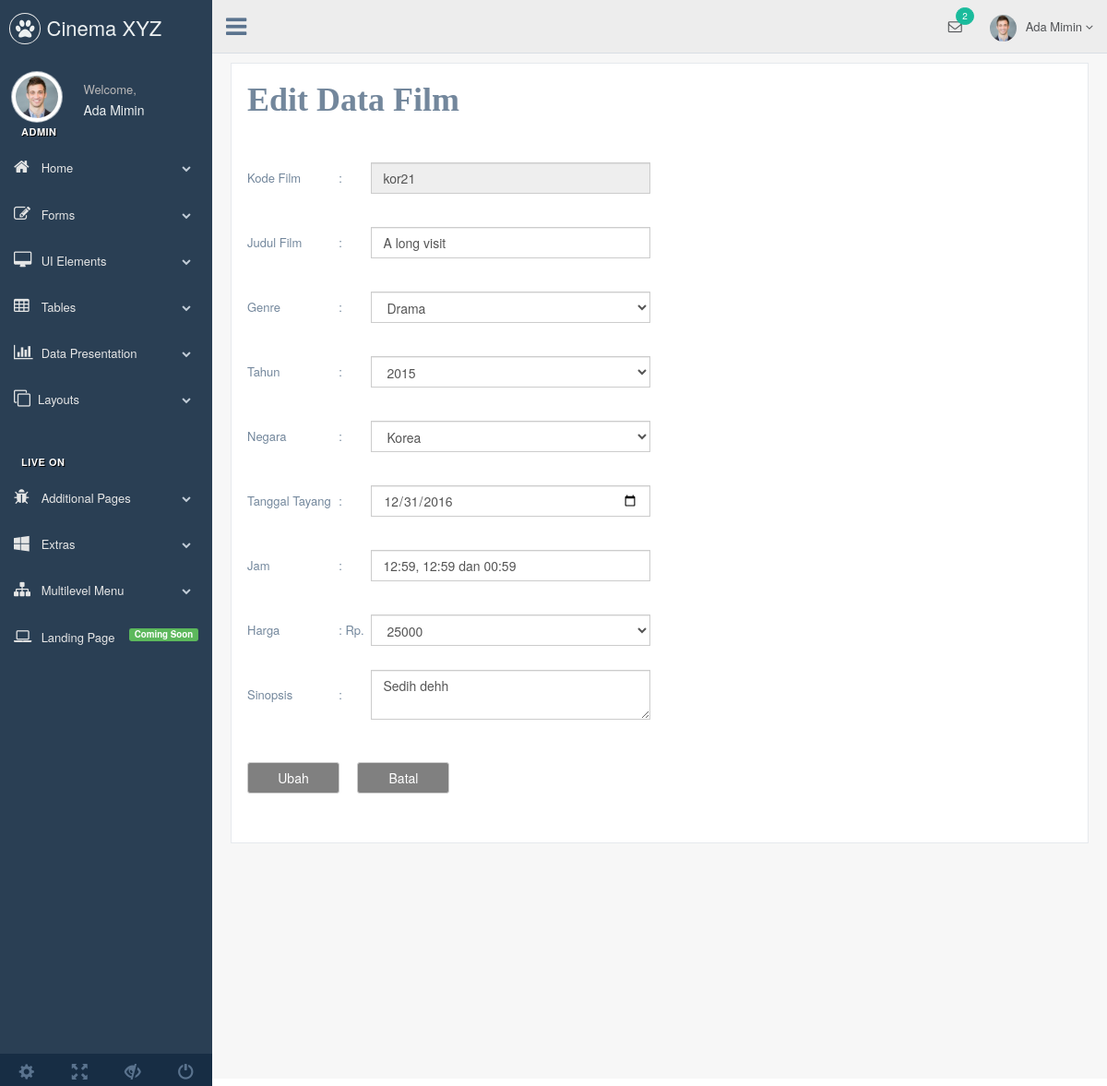
Page /admin/index.php?edit=kor21 (signed in) on the committed database.
### tables this page shows
CREATE TABLE `tb_jadwal` (
  `id_jadwal` int(11) NOT NULL AUTO_INCREMENT,
  `tgl_tayang` date DEFAULT NULL,
  `jam` varchar(40) DEFAULT NULL,
  `kode` varchar(12) DEFAULT NULL,
  `username` varchar(40) DEFAULT NULL,
  PRIMARY KEY (`id_jadwal`)
);

CREATE TABLE `tb_film` (
  `kode` varchar(12) NOT NULL DEFAULT '',
  `judul` varchar(40) NOT NULL DEFAULT '',
  `sinopsis` text,
  `cover` varchar(100) DEFAULT NULL,
  `id_tahun` int(11) DEFAULT NULL,
  `id_negara` int(11) DEFAULT NULL,
  `id_genre` int(11) DEFAULT NULL,
  `id_harga` int(11) DEFAULT NULL,
  PRIMARY KEY (`kode`)
);

CREATE TABLE `tb_genre` (
  `id_genre` int(11) NOT NULL AUTO_INCREMENT,
  `genre` varchar(40) DEFAULT '',
  PRIMARY KEY (`id_genre`)
);

CREATE TABLE `tb_tahun` (
  `id_tahun` int(11) NOT NULL AUTO_INCREMENT,
  `tahun` year(4) NOT NULL DEFAULT '2016',
  PRIMARY KEY (`id_tahun`)
);

CREATE TABLE `tb_negara` (
  `id_negara` int(11) NOT NULL AUTO_INCREMENT,
  `negara` varchar(40) NOT NULL DEFAULT '',
  PRIMARY KEY (`id_negara`)
);

CREATE TABLE `tb_harga` (
  `id_harga` int(11) NOT NULL AUTO_INCREMENT,
  `harga` double DEFAULT NULL,
  PRIMARY KEY (`id_harga`)
);

### admin/core/edit.php (called while the page is built, shortened)
<?php
if(isset($_GET['edit'])){
	$kode=$_GET['edit'];
		$stmt=$conn->query("SELECT * FROM tb_jadwal a INNER JOIN tb_film b ON a.kode = b.kode INNER JOIN tb_tahun c ON b.id_tahun = c.id_tahun INNER JOIN tb_negara d ON b.id_negara = d.id_negara INNER JOIN tb_genre e ON b.id_genre = e.id_genre INNER JOIN tb_harga f ON b.id_harga = f.id_harga WHERE b.kode='$kode'");
		$row=$stmt->fetch_array();
}

### admin/forms/edit_film.php (the view, shortened to what this page needs)
<div class="x_panel">
    <div class="row">
      <div class="col-lg-6 col-md-6 col-sm-6">
          <div class="contact_area">
<form method="POST" enctype="multipart/form-data">
</center><h1 style="font-family:Comic Sans MS"><b>Edit Data Film</b></h1>
<br>
<table border="0">
	<tr height="70">
		<td width="130">Kode Film</td>
		<td width="20">:</td>
		<td width="400"><input class="form-control" type="text" name="kode"  placeholder="Masukkan Kode" required maxlength="11" value="<?php echo $row['kode'] ?>" readonly></td>
	</tr>
	<tr height="70">
		<td width="">Judul Film</td>
		<td width="">:</td>
		<td width=""><input class="form-control" type="text" name="judul" placeholder="Masukkan Judul" required maxlength="50" value="<?php echo $row['judul'] ?>"></td>
	</tr>
	<tr height="70">
		<td width="">Genre</td>
		<td width="">:</td>
		<td width="">
			<select class="form-control" name="idgenre" required>
				<option value="<?php echo $row['id_genre'] ?>"><?php echo $row['genre']; ?></option>
			</select>
		</td>
	</tr>
	<tr height="70">
		<td width="">Tahun</td>
		<td width="">:</td>
		<td width="400">
			<select class="form-control" name="idtahun" required>
				<option value="<?php echo $row['id_tahun'] ?>"><?php echo $row['tahun']; ?></option>
			</select>
		</td>
	</tr>
	<tr height="70">
		<td width="">Negara</td>
		<td width="">:</td>
		<td width="">
			<select class="form-control" name="idnegara" required>
				<option value="<?php echo $row['id_negara'] ?>"><?php echo $row['negara']; ?></option>
			</select>
		</td>
	</tr>
	<tr height="70">
		<td width="">Tanggal Tayang</td>
		<td width="">:</td>
		<td width=""><input class="form-control" type="date" name="tayang" placeholder="Masukkan Tanggal Tayang" value="<?php echo $row['tgl_tayang'] ?>" required></td>
	</tr>
	<tr height="70">
		<td width="">Jam</td>
		<td width="">:</td>
		<td width=""><input  type="text" class="form-control" name="jam" placeholder="Masukkan Jam Tayang" value="<?php echo $row['jam']; ?>" required></td>
	</tr>
	<tr height="70">
		<td width="">Harga</td>
		<td width="40">:&nbsp;Rp.</td>
		<td width="">
			<select class="form-control" name="idharga" required>
				<option value="<?php echo $row['id_harga'] ?>"><?php echo $row['harga']; ?></option>
			</select>
		</td>
	</tr>
	<tr height="70">
		<td>Sinopsis</td>
		<td>:</td>
		<td><textarea class="form-control" name="sinopsis" placeholder="Masukkan Sinopsis" required><?php echo $row['sinopsis']; ?></textarea></td>
	</tr>
</table>
<br><br>
		<button style="background:grey; color:white; width:100px" class="btn btn-default" type="submit" name="ubah-film">Ubah</button>&nbsp &nbsp
		<button style="background:grey; color:white; width:100px" class="btn btn-default" type="reset" name="back" title="kembali">Batal</button>
</form>
<br><br>
			</div>
		</div>
	</div>
</div>

### rows in the picture
tb_jadwal: kode "kor21", judul "A long visit", idgenre "Drama", idtahun "2015", idnegara "Korea", tayang "12/31/2016", jam "12:59, 12:59 dan 00:59", idharga "25000", sinopsis "Sedih dehh"

### other values in the picture
$_SESSION['nama'] "Ada Mimin"
$_SESSION['level'] "ADMIN"
